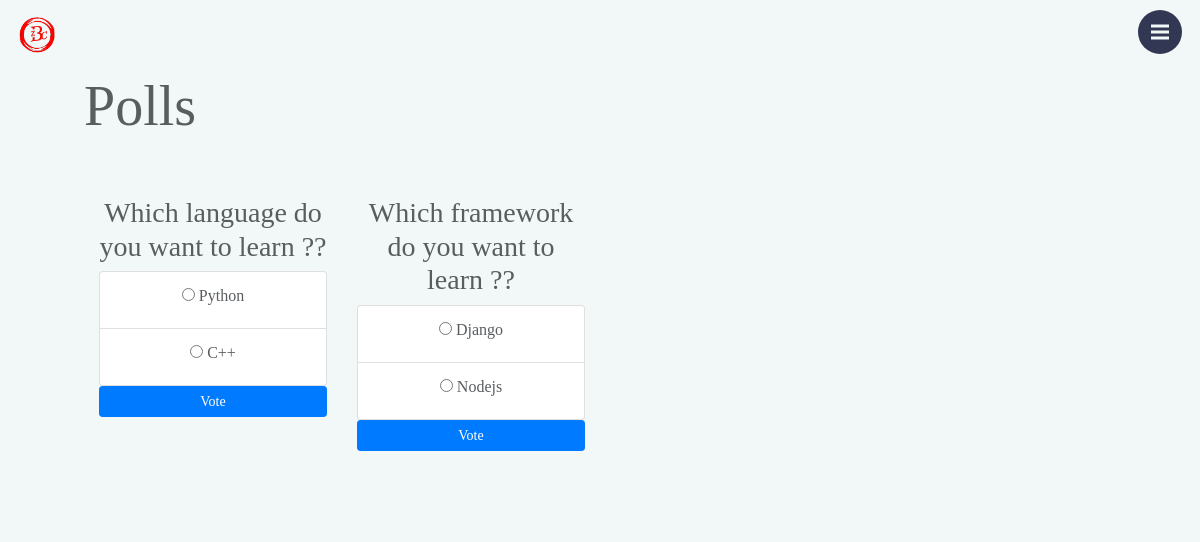
Screenshot of /polls/ with the database file from the repository.
### polls/models.py (models this page shows, shortened)
class Question(models.Model):
    question_text = models.CharField(max_length=200)
    pub_date = models.DateTimeField('date published')
    def was_published_recently(self):
        now = timezone.now()
        return now - datetime.timedelta(days=1) <= self.pub_date <= now
    was_published_recently.admin_order_field = 'pub_date'
    was_published_recently.boolean = True
    was_published_recently.short_description = 'Published recently?'

class Choice(models.Model):
    question = models.ForeignKey(Question, on_delete=models.CASCADE)
    choice_text = models.CharField(max_length=200)
    votes = models.ManyToManyField(User,related_name='vote_usr',blank=True)

### polls/views.py (the view)
# urls.py: path('', views.IndexView.as_view(), name='index'),
class IndexView(generic.ListView):
    template_name = 'polls/index.html'
    context_object_name = 'latest_question_list'
    def get_queryset(self):
        return Question.objects.filter(pub_date__lte=timezone.now()).order_by('-pub_date')[:3]

### polls/templates/polls/index.html (shortened to what this page needs)
{% extends 'polls/layout.html' %}
{% block body %}
<div class="container" align="center">
    <div class="row">
        {% for question in latest_question_list %}
        <div class="col-md-3">
            <div class="panel panel-primary"><br><br>
                <div class="panel-heading">
                    <h3 class="panel-title">
                        {{ question.question_text }}</span>
                    </h3>
                </div>
        <form action="{% url 'polls:vote' question.id %}" method="post">
    <div class="panel-body">
                    <ul class="list-group">
                        {% for choice in question.choice_set.all %}
                        <li class="list-group-item">
                            <div class="radio">
                                <label>
                                    <input type="radio" name="choice" id="choice{{ forloop.counter}}" value="{{ choice.id }}">
        {{ choice.choice_text }}</label>
                            </div>
                        </li>
        {% endfor %}</ul>
                </div><input type="submit" value="Vote" class="btn btn-primary btn-sm">
        </form></div></div>
            {%endfor%}
                </div>
{% endblock body %}

### app1/static/css/nav_style.css (style rules this page uses)
*, *::after, *::before { -webkit-box-sizing: border-box; -moz-box-sizing: border-box; box-sizing: border-box; }
*::after, *::before { content: ""; }
html { max-width: 100vw !important; }
body { font-size: 100%; font-family: "Times", sans-serif; color: #595d60; background-color: #f2f8f8; overflow-x: hidden; }
html, body { height: 100%; }

### polls/static/polls/style.css (style rules this page uses)
body { margin: 0 auto; padding: 0 20px; padding-bottom: 2rem; }
li { list-style-type: circle; }
form { -webkit-box-pack: center; -ms-flex-pack: center; justify-content: center; display: -webkit-box; display: -ms-flexbox; display: flex; -webkit-box-orient: vertical; -webkit-box-direction: normal; -ms-flex-direction: column; flex-direction: column; }

### rows the page displays
Question: question_text "Which language do you want to learn ??"
Choice: choice_text "Python"
Choice: choice_text "C++"
Question: question_text "Which framework do you want to learn ??"
Choice: choice_text "Django"
Choice: choice_text "Nodejs"
